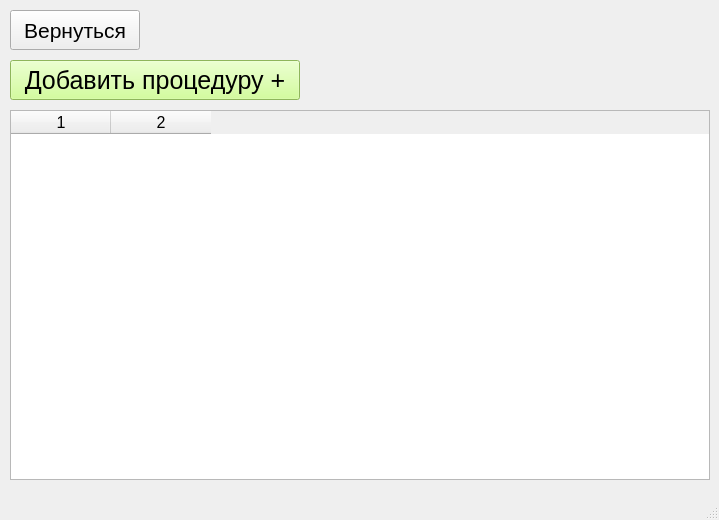
<?xml version="1.0" encoding="UTF-8"?>
<ui version="4.0">
 <class>MainWindow</class>
 <widget class="QMainWindow" name="MainWindow">
  <property name="geometry">
   <rect>
    <x>0</x>
    <y>0</y>
    <width>719</width>
    <height>520</height>
   </rect>
  </property>
  <property name="windowTitle">
   <string>MainWindow</string>
  </property>
  <widget class="QWidget" name="centralwidget">
   <widget class="QTableWidget" name="main_table">
    <property name="geometry">
     <rect>
      <x>10</x>
      <y>110</y>
      <width>700</width>
      <height>370</height>
     </rect>
    </property>
    <property name="font">
     <font>
      <pointsize>12</pointsize>
     </font>
    </property>
    <property name="rowCount">
     <number>0</number>
    </property>
    <property name="columnCount">
     <number>2</number>
    </property>
    <column/>
    <column/>
   </widget>
   <widget class="QPushButton" name="exit_button">
    <property name="geometry">
     <rect>
      <x>10</x>
      <y>10</y>
      <width>130</width>
      <height>40</height>
     </rect>
    </property>
    <property name="font">
     <font>
      <pointsize>16</pointsize>
     </font>
    </property>
    <property name="text">
     <string>Вернуться</string>
    </property>
   </widget>
   <widget class="QPushButton" name="add_new_procedure_button">
    <property name="geometry">
     <rect>
      <x>10</x>
      <y>60</y>
      <width>290</width>
      <height>40</height>
     </rect>
    </property>
    <property name="font">
     <font>
      <pointsize>19</pointsize>
     </font>
    </property>
    <property name="styleSheet">
     <string notr="true">background: #C7FE80;</string>
    </property>
    <property name="text">
     <string>Добавить процедуру +</string>
    </property>
   </widget>
  </widget>
  <widget class="QMenuBar" name="menubar">
   <property name="geometry">
    <rect>
     <x>0</x>
     <y>0</y>
     <width>719</width>
     <height>21</height>
    </rect>
   </property>
  </widget>
  <widget class="QStatusBar" name="statusbar"/>
 </widget>
 <resources/>
 <connections/>
</ui>
